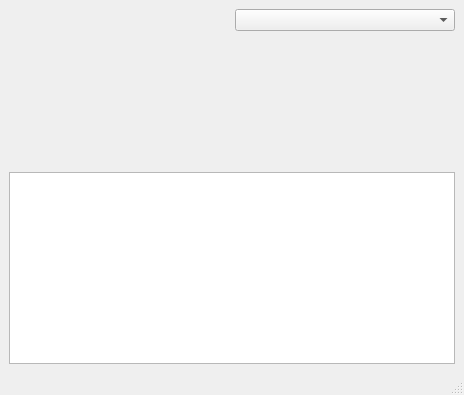
<?xml version="1.0" encoding="UTF-8"?>
<ui version="4.0">
 <class>shipmentClusterTest</class>
 <widget class="QMainWindow" name="shipmentClusterTest">
  <property name="geometry">
   <rect>
    <x>0</x>
    <y>0</y>
    <width>464</width>
    <height>395</height>
   </rect>
  </property>
  <property name="windowTitle">
   <string>Shipment Cluster Test</string>
  </property>
  <widget class="QWidget" name="centralwidget">
   <layout class="QGridLayout" name="gridLayout">
    <item row="2" column="0" colspan="2">
     <widget class="XTextEdit" name="_show"/>
    </item>
    <item row="1" column="1">
     <spacer name="verticalSpacer">
      <property name="orientation">
       <enum>Qt::Vertical</enum>
      </property>
      <property name="sizeHint" stdset="0">
       <size>
        <width>20</width>
        <height>40</height>
       </size>
      </property>
     </spacer>
    </item>
    <item row="0" column="1">
     <widget class="XComboBox" name="_type"/>
    </item>
    <item row="0" column="0">
     <widget class="ShipmentCluster" name="_widget"/>
    </item>
   </layout>
  </widget>
  <widget class="QMenuBar" name="menubar">
   <property name="geometry">
    <rect>
     <x>0</x>
     <y>0</y>
     <width>464</width>
     <height>22</height>
    </rect>
   </property>
  </widget>
  <widget class="QStatusBar" name="statusbar"/>
 </widget>
 <customwidgets>
  <customwidget>
   <class>ShipmentCluster</class>
   <extends>QWidget</extends>
   <header>shipmentcluster.h</header>
  </customwidget>
  <customwidget>
   <class>XComboBox</class>
   <extends>QComboBox</extends>
   <header>xcombobox.h</header>
  </customwidget>
  <customwidget>
   <class>XTextEdit</class>
   <extends>QTextEdit</extends>
   <header>xtextedit.h</header>
  </customwidget>
 </customwidgets>
 <resources/>
 <connections/>
</ui>
